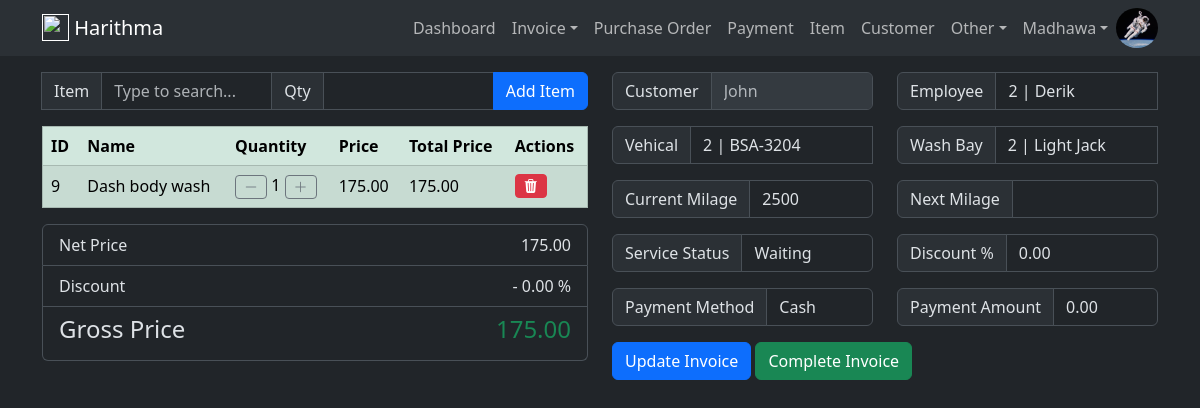
The app's page /invoice/head/2 (signed in) with its own data.
### harithmapos/models.py (models this page shows, shortened)
class User(db.Model, UserMixin):
    id = db.Column(db.Integer, primary_key=True)
    email = db.Column(db.String(120), unique=True, nullable=False)
    name = db.Column(db.String(50), nullable=False)
    image = db.Column(db.String(20), default='default.jpg')
    password = db.Column(db.String(60), nullable=False)
    ui_theme = db.Column(db.String(5), default='light')
    create_dttm = db.Column(db.DateTime, nullable=False, default=datetime.utcnow)
    update_dttm = db.Column(db.DateTime, nullable=False, default=datetime.utcnow)

class InvoiceDetail(db.Model):
    id = db.Column(db.Integer, primary_key=True)
    invoice_head_id = db.Column(db.Integer, db.ForeignKey('invoice_head.id'))
    item_id = db.Column(db.Integer, db.ForeignKey('item.id'), nullable=False)
    quantity = db.Column(db.Integer, nullable=False)
    total_cost = db.Column(db.Numeric(10,2), nullable=False)
    total_price = db.Column(db.Numeric(10,2), nullable=False)
    discount_pct = db.Column(db.Numeric(10,2), nullable=False)
    created_dttm = db.Column(db.DateTime, nullable=False, default=datetime.utcnow)
    update_dttm = db.Column(db.DateTime, nullable=False, default=datetime.utcnow)

class Item(db.Model):
    id = db.Column(db.Integer, primary_key=True)
    name = db.Column(db.String(100), nullable=False)
    description = db.Column(db.String(255))
    unit_of_measure = db.Column(db.String(20))
    quantity = db.Column(db.Integer)
    unit_cost = db.Column(db.Numeric(10,2))
    unit_price = db.Column(db.Numeric(10,2))
    discount_pct = db.Column(db.Numeric(5,2))
    create_dttm = db.Column(db.DateTime, nullable=False, default=datetime.utcnow)
    update_dttm = db.Column(db.DateTime, nullable=False, default=datetime.utcnow)
    invoice_details = db.relationship('InvoiceDetail', backref='item', lazy=True)
    item_invoice_details = db.relationship('ItemInvoiceDetail', backref='item', lazy=True)
    purchase_order_details = db.relationship('PurchaseOrderDetail', backref='item', lazy=True)

class InvoiceHead(db.Model):
    id =  db.Column(db.Integer, primary_key=True)
    customer_id = db.Column(db.Integer, db.ForeignKey('customer.id'), nullable=False)
    vehical_id = db.Column(db.Integer, db.ForeignKey('vehical.id'), nullable=False)
    washbay_id = db.Column(db.Integer, db.ForeignKey('wash_bay.id'), nullable=False)
    employee_id = db.Column(db.Integer, db.ForeignKey('employee.id'), nullable=False)
    current_milage = db.Column(db.Numeric(18,0))
    next_milage = db.Column(db.Numeric(18,0))
    service_status = db.Column(db.Integer, default=0)
    total_cost = db.Column(db.Numeric(10,2), default=0)
    total_price = db.Column(db.Numeric(10,2), default=0)
    discount_pct = db.Column(db.Numeric(10,2), default=0)
    gross_price = db.Column(db.Numeric(10,2), default=0)
    payment_method = db.Column(db.String(10))
    paid_amount = db.Column(db.Numeric(10,2), default=0)
    remaining_amount = db.Column(db.Numeric(10,2))
    last_payment_date = db.Column(db.Date())
    created_dttm = db.Column(db.DateTime, nullable=False, default=datetime.utcnow)
    update_dttm = db.Column(db.DateTime, nullable=False, default=datetime.utcnow)
    invoice_details = db.relationship('InvoiceDetail', backref='invoice', lazy=True)
    payments = db.relationship('Payment', backref='invoice', lazy=True)
    @hybrid_property
    def is_in_bay(self):
        return self.service_status in [1, 2, 3]

class Customer(db.Model):
    id = db.Column(db.Integer, primary_key=True)
    name = db.Column(db.String(100), nullable=False)
    contact = db.Column(db.String(10))
    address = db.Column(db.String(255))
    email = db.Column(db.String(150))
    create_dttm = db.Column(db.DateTime, nullable=False, default=datetime.utcnow)
    update_dttm = db.Column(db.DateTime, nullable=False, default=datetime.utcnow)
    vehicals = db.relationship('Vehical', backref='owner', lazy=True)
    invoices = db.relationship('InvoiceHead', backref='customer', lazy=True)
    item_invoices = db.relationship('ItemInvoiceHead', backref='customer', lazy=True)
    payments = db.relationship('Payment', backref='customer', lazy=True)

### harithmapos/views/invoice/routes.py (the view, shortened to what this page needs)
@invoice_blueprint.route("/invoice/head/<int:invoice_head_id>", methods=['GET', 'POST'])
def invoice_head_detail(invoice_head_id):
    invoice_head_update_form = InvoiceHeadUpdateForm()
    invoice_detail_create_form = InvoiceDetailCreateForm()
    items = Item.query.all()
    vehicals = Vehical.query.all()
    employees = Employee.query.all()
    washbays = WashBay.query.all()
    invoice_head = InvoiceHead.query.get_or_404(invoice_head_id)
    invoice_details = InvoiceDetail.query.filter(InvoiceDetail.invoice_head_id==invoice_head_id)
    return render_template(
            'invoice/update.html',
            title='Invoice',
            invoice_head=invoice_head,
            invoice_head_update_form=invoice_head_update_form,
            invoice_detail_create_form=invoice_detail_create_form,
            items=items,
            vehicals=vehicals,
            employees=employees,
            washbays=washbays,
            invoice_details=invoice_details
        )

### harithmapos/views/invoice/forms.py
class InvoiceHeadUpdateForm(FlaskForm):
    vehical = StringField("Vehical", validators=[DataRequired()])
    employee = StringField("Employee", validators=[DataRequired()])
    washbay = StringField("Wash Bay", validators=[DataRequired()])
    current_milage = IntegerField("Current Milage", validators=[Optional()])
    next_milage = IntegerField("Next Milage", validators=[Optional()])
    service_status = SelectField("Status", choices=config.SERVICE_STATUS_FORM_LIST)
    total_cost = DecimalField("Total Cost", places=2, validators=[Optional()])
    total_price = DecimalField("Total Price", places=2, validators=[Optional()])
    discount_pct = DecimalField("Discount Percentage", places=2, validators=[Optional()])
    gross_price = DecimalField("Gross Price", places=2, validators=[Optional()])
    payment_method = SelectField("Payment Method", choices=config.PAYMENT_METHOD_FORM_LIST)
    paid_amount = DecimalField("Paid Amount", places=2, validators=[Optional()])
    update_invoice = SubmitField('Update Invoice')
    complete_invoice = SubmitField('Complete Invoice')

class InvoiceDetailCreateForm(FlaskForm):
    item = StringField("Item", validators=[DataRequired()])
    quantity = IntegerField("Qty", validators=[DataRequired()])
    submit = SubmitField('Add Item')

### harithmapos/models.py (called while the page is built)
@login_manager.user_loader
def load_user(user_id):
    return User.query.get(int(user_id))

### harithmapos/templates/invoice/update.html (shortened to what this page needs)
{% extends 'layout/base.html' %}
{% block body %}
<div class="container mt-3">
  <div class="row">
    <div class="col">
      <form action="{{url_for('invoice_blueprint.add_invoice_detail', invoice_head_id=invoice_head.id)}}" method="POST">
        <div class="input-group ">
          <span class="input-group-text">Item</span>
          {{ invoice_detail_create_form.item(class="form-control", list="ItemDatalistOptions", id="ItemDataList", placeholder="Type to search...") }}
          <span class="input-group-text">Qty</span>
          {{ invoice_detail_create_form.quantity(class="form-control") }}
          {{ invoice_detail_create_form.submit(class="btn btn-primary") }}
        </div>
      </form>
      <table class="table table-success table-striped table-hover" border="1">
        <thead class="thread-dark">
          <tr>
            <th scope="col">ID</th>
            <th scope="col">Name</th>
            <th scope="col">Quantity</th>
            <th scope="col">Price</th>
            <th scope="col">Total Price</th>
            <th scope="col">Actions</th>
          </tr>
        </thead>
        <tbody id="results">
          {% for invoice_detail in invoice_details %}
          <tr>
            <td class="align-middle">{{invoice_detail.id}}</td>
            <td class="align-middle">{{invoice_detail.item.name}}</td>
            <td class="align-middle">
              <a href="{{url_for('invoice_blueprint.decrease_quantity_invoice_detail', invoice_detail_id=invoice_detail.id)}}" class="btn btn-outline-secondary btn-sm"><i class="bi bi-dash-lg"></i></a>
              {{invoice_detail.quantity}}
              <a href="{{url_for('invoice_blueprint.increase_quantity_invoice_detail', invoice_detail_id=invoice_detail.id)}}" class="btn btn-outline-secondary btn-sm"><i class="bi bi-plus-lg"></i></a>
            </td>
            <td class="align-middle">{{invoice_detail.item.unit_price}}</td>
            <td class="align-middle">{{invoice_detail.total_price}}</td>
            <td class="align-middle">
              <a href="{{url_for('invoice_blueprint.delete_invoice_detail', invoice_detail_id=invoice_detail.id)}}" class="btn btn-sm btn-danger" data-toggle="tooltip" data-placement="top" title="Delete supplier"
                onclick="return confirm('Are you sure to delete?')"><i class="bi bi-trash3-fill"></i></a>
            </td>
          </tr>
          {% endfor %}
        </tbody>
      </table>
      <ul class="list-group mb-3">
        <li class="list-group-item d-flex justify-content-between">
          <span>Net Price</span>
          <text>{{ '{:,}'.format(invoice_head.total_price) }}</text>
        </li>
        <li class="list-group-item d-flex justify-content-between">
          <span>Discount</span>
          <text>- {{ invoice_head.discount_pct }} %</text>
        </li>
        <li class="list-group-item d-flex justify-content-between">
          <h4>Gross Price</h4>
          <h4 class="text-success">{{ '{:,}'.format(invoice_head.gross_price) }}</h4>
        </li>
      </ul>
    </div>
    <div class="col">
        <form action="{{url_for('invoice_blueprint.invoice_head_detail', invoice_head_id=invoice_head.id)}}" method="POST">
            <div class="row">
                <div class="col">
                  <div class="input-group mb-3">
                      <span class="input-group-text" id="inputGroup-sizing-default">Customer</span>
                      <input type="text" class="form-control" aria-label="Sizing example input" aria-describedby="inputGroup-sizing-default" placeholder="{{invoice_head.customer.name}}" disabled>
                  </div>
                  <div class="input-group mb-3">
                      <span class="input-group-text" id="inputGroup-sizing-default">Vehical</span>
                      {{ invoice_head_update_form.vehical(class="form-control", list="datalistOptionsVehical", id="vehicalDataList", value=invoice_head.vehical.id|string+" | "+invoice_head.vehical.number) }}
                  </div>
                  <div class="input-group mb-3">
                      <span class="input-group-text" id="inputGroup-sizing-default">Current Milage</span>
                      {{ invoice_head_update_form.current_milage(class="form-control form-control", value=invoice_head.current_milage) }}
                  </div>
                  <div class="col">
                    <div class="input-group mb-3">
                        <span class="input-group-text" id="inputGroup-sizing-default">Service Status</span>
                        {{ invoice_head_update_form.service_status(class="form-control form-control", default=invoice_head.service_status) }}
                    </div>
                  </div>
                  <div class="input-group mb-3">
                    <span class="input-group-text" id="inputGroup-sizing-default">Payment Method</span>
                    {{ invoice_head_update_form.payment_method(class="form-control form-control", value=invoice_head.payment_method) }}
                  </div>
                </div>
                <div class="col">
                  <div class="input-group mb-3">
                      <span class="input-group-text" id="inputGroup-sizing-default">Employee</span>
                      {{ invoice_head_update_form.employee(class="form-control", list="datalistOptionsEmployee", id="employeeDataList", value=invoice_head.employee.id|string+" | "+invoice_head.employee.name) }}
                  </div>
                  <div class="input-group mb-3">
                      <span class="input-group-text" id="inputGroup-sizing-default">Wash Bay</span>
                      {{ invoice_head_update_form.washbay(class="form-control", list="datalistOptionsWashBay", id="washbayDataList", value=invoice_head.washbay.id|string+" | "+invoice_head.washbay.name) }}
                  </div>
                  <div class="input-group mb-3">
                      <span class="input-group-text" id="inputGroup-sizing-default">Next Milage</span>
                      {{ invoice_head_update_form.next_milage(class="form-control form-control", value=invoice_head.next_milage) }}
                  </div>
                  <div class="input-group mb-3">
                    <span class="input-group-text" id="inputGroup-sizing-default">Discount %</span>
                    {{ invoice_head_update_form.discount_pct(class="form-control form-control", value=invoice_head.discount_pct) }}
                  </div>
                  <div class="input-group mb-3">
                    <span class="input-group-text" id="inputGroup-sizing-default">Payment Amount</span>
                    {{ invoice_head_update_form.paid_amount(class="form-control form-control", value=invoice_head.paid_amount) }}
                  </div>
                </div>
            </div>
            <div class="row">
                <div class="col-auto">
                  {{ invoice_head_update_form.update_invoice(class="btn btn-primary mb-3") }}
                  {{ invoice_head_update_form.complete_invoice(class="btn btn-success mb-3") }}
                </div>
            </div>
        </form>
    </div>
  </div>
</div>
{% endblock %}

### harithmapos/templates/layout/navbar.html (shortened to what this page needs)
<nav class="navbar navbar-expand-lg bg-body-tertiary">
    <div class="container">
        <a href="" class="navbar-brand lead">
            <img src="{{url_for('static', filename='vehical.png')}}" height="27" class="d-inline-block align-text-top">
            <b>Harithma</b>
        </a>
        <div class="collapse navbar-collapse" id="navbarCollapse">
            <ul class="navbar-nav ms-auto">
                {% if current_user.is_authenticated %}
                    <a class="nav-item nav-link" href="{{ url_for('dashboard_blueprint.dashboard') }}">Dashboard</a>
                    <li class="nav-item dropdown">
                        <a class="nav-link dropdown-toggle" href="#" role="button" data-bs-toggle="dropdown" aria-expanded="false">Invoice</a>
                    </li>
                    <a class="nav-item nav-link" href="{{ url_for('purchase_order_blueprint.purchase_order_head') }}">Purchase Order</a>
                    <a class="nav-item nav-link" href="{{ url_for('payment_blueprint.payment') }}">Payment</a>
                    <a class="nav-item nav-link" href="{{ url_for('item_blueprint.item') }}">Item</a>
                    <a class="nav-item nav-link" href="{{ url_for('customer_blueprint.customer') }}">Customer</a>
                    <li class="nav-item dropdown">
                        <a class="nav-link dropdown-toggle" href="#" role="button" data-bs-toggle="dropdown" aria-expanded="false">Other</a>
                    </li>
                    <li class="nav-item dropdown">
                        <a class="nav-link dropdown-toggle" href="#" role="button" data-bs-toggle="dropdown" aria-expanded="false">{{ current_user.name }}</a>
                    </li>
                    <img src="{{ url_for('static', filename='user_images/'+current_user.image) }}" class="rounded-circle" height="40" alt="Avatar" />
                {% else %}
                    <a class="nav-item nav-link" href="{{ url_for('user_blueprint.login') }}">Login</a>
                    <a class="nav-item nav-link" href="{{ url_for('user_blueprint.register') }}">Register</a>
                {% endif %}
            </ul>
        </div>
    </div>
</nav>

### records on screen
User: name "Madhawa", image (picture)
InvoiceDetail: id "9", item.name "Dash body wash", quantity "1", item.unit_price "175.00", total_price "175.00"
InvoiceHead: total_price "175.00", discount_pct "0.00", gross_price "175.00", vehical "2 | BSA-3204", current_milage "2500", service_status "Waiting", payment_method "Cash", employee "2 | Derik", washbay "2 | Light Jack", paid_amount "0.00"
Customer: customer.name "John"
